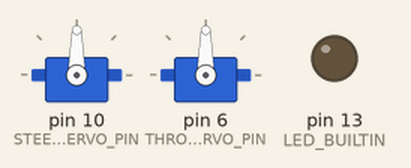
Recording of a sketch running on a simulated Arduino Uno, built with avr-gcc and run on an emulated ATmega328P. Parts: 2 × servo, output pins drawn as LEDs (lit = HIGH). What the sketch prints to the serial monitor is not drawn.

Above: at 0.1 s.
At 1.3 s:
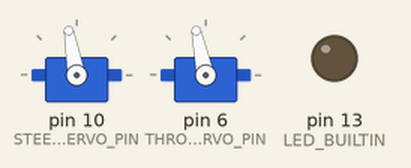
At 4.9 s:
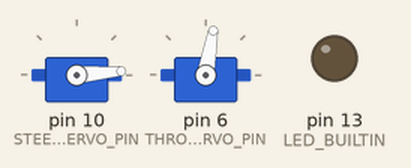
At 6.1 s:
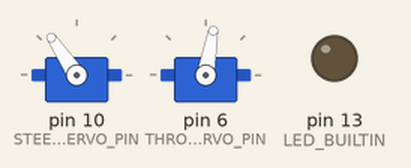
Timing chart, 0 to 8.3 s (numbered marks = the images above):
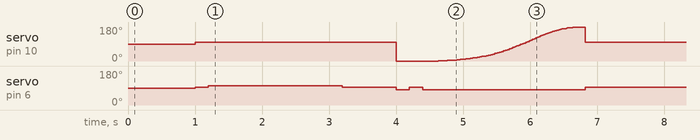

The sketch:

parking.ino
```cpp
// (licence header left out)
#include <Servo.h>

#define SERIAL_RX_PIN 0
#define SERIAL_TX_PIN 1
#define THROTTLE_SERVO_PIN 6
#define STEERING_SERVO_PIN 10
#define RC_THROTTLE_SERVO_PIN 11
#define RC_STEERING_SERVO_PIN 5

#define SERIAL_BUAD_RATE 19200

#define RC_THROTTLE_SERVO_REFRESH_RATE 20000UL // in us
#define SERIAL_THROTTLE_SERVO_REFRESH_RATE 1000000UL // in us
#define RC_THROTTLE_DEAD_ZONE_MIN 1400UL // in us
#define RC_THROTTLE_DEAD_ZONE_MAX 1600UL // in us

#define RC_STEERING_SERVO_REFRESH_RATE 20000UL // in us
#define SERIAL_STEERING_SERVO_REFRESH_RATE 1000000UL // in us
#define RC_STEERING_DEAD_ZONE_MIN 1400UL // in us
#define RC_STEERING_DEAD_ZONE_MAX 1600UL // in us

Servo steering_servo, throttle_servo;

unsigned long last_milliseconds;
float i = 0;
int steering = 98;

void setup()
{
  Serial.begin(SERIAL_BUAD_RATE);
  pinMode(LED_BUILTIN, OUTPUT);
  steering_servo.attach(STEERING_SERVO_PIN, 700, 2300);
  throttle_servo.attach(THROTTLE_SERVO_PIN);//, 1100, 2000);
  delay(1000);

  steering_servo.write(100);

  throttle_servo.writeMicroseconds(1500);
  delay(200);

  throttle_servo.writeMicroseconds(1592);
  delay(2000);


  throttle_servo.writeMicroseconds(1500);
  delay(800);

  steering_servo.write(0);
  throttle_servo.writeMicroseconds(1366);
  delay(200);

  throttle_servo.writeMicroseconds(1500);
  delay(200);

  throttle_servo.writeMicroseconds(1368);

//  for (i = 1; i <= 180; i += 1) {
//    steering_servo.write(i);
//    delay(10);
//    Serial.println(sin(float(i / 180.0)));
//  }

  for (i = 0; i <= 180; i++) {
    steering_servo.write(ease(float(i/180.0)) * 180);
    delay(18 - (ease(i / 180.0) * 9.0));

  }
  delay(20);

  steering_servo.write(100);
  throttle_servo.writeMicroseconds(1500);
  delay(200);

  steering_servo.detach();
  throttle_servo.detach();
}

float easein(float t) {
  return 2.0f * square(t);
}

float ease(float t) {

    float sqt = t * t;
    return sqt / (2.0f * (sqt - t) + 1.0f);
 }


void loop()
{

  for (i = 0; i <= 180; i++) {
    Serial.println(20 - (easein(i / 180.0) * 9.0));
  }

//  digitalWrite(LED_BUILTIN, LOW);
//  throttle_servo.writeMicroseconds(1500);
//  delay(100);
//
//  throttle_servo.writeMicroseconds(1376);
//  delay(1000);
//
//  throttle_servo.writeMicroseconds(1500);
//  delay(100);
//  throttle_servo.writeMicroseconds(1592);
//  delay(1000);
//  throttle_servo.writeMicroseconds(1500);
//  delay(8000);
//
//  digitalWrite(LED_BUILTIN, LOW);
}
```
